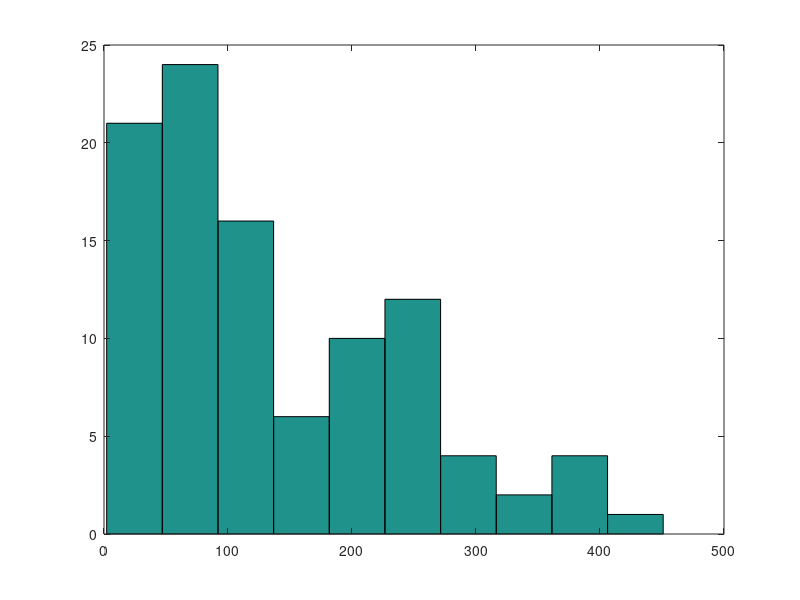

Write MATLAB code to recreate this figure.
x = linspace(-500,500); % Generate a row vector of 100 linearly equally spaced points between -500 and 500
y = linspace(-500,500); % Generate a row vector of 100 linearly equally spaced points between -500 and 500
[X,Y] = meshgrid(x,y);  % Obtain 100x100 pairs of points in matrix form from vectors x and y
Z = 418.9829*2 - (X.*sin(sqrt(abs(X)))+Y.*sin(sqrt(abs(Y))));


num_iter = 50; % number of iterations

for cc = 1: 100
    count = 1;
    p = [0 0];
c  = 1; %for different cooling procedure
val = 418.9829*2 - (p(1).*sin(sqrt(abs(p(1))))+p(2).*sin(sqrt(abs(p(2)))));
T0 = 100; %initial temprature
T = T0;

pointHistory = zeros(num_iter,2);
valHistory = val;
while(count<num_iter)
    count = count + 1;
    x2 = p(1)+normrnd(0,450);
    y2 = p(2)+normrnd(0,450);
    
    p2 = [mod(x2,500) mod(y2,500)];
    val2 = 418.9829*2 - (p2(1).*sin(sqrt(abs(p2(1))))+p2(2).*sin(sqrt(abs(p2(2)))));
    
    q = exp((val-val2)./(c.*T));
    
    if val2 - val <= 0
        p = p2;
        val = val2;
    else
        if rand <= q
            p = p2;
            val = val2;
        end
    end
    
    %different cooling procedure
     T = T0./log(count);
%     T = T0.*(count)^(-2);
%     T = T0.*exp(-sqrt(count));
    
    pointHistory(count,:) = p;
    valHistory(count) = val;
end
minimals(cc) = val;
end
hist(minimals')